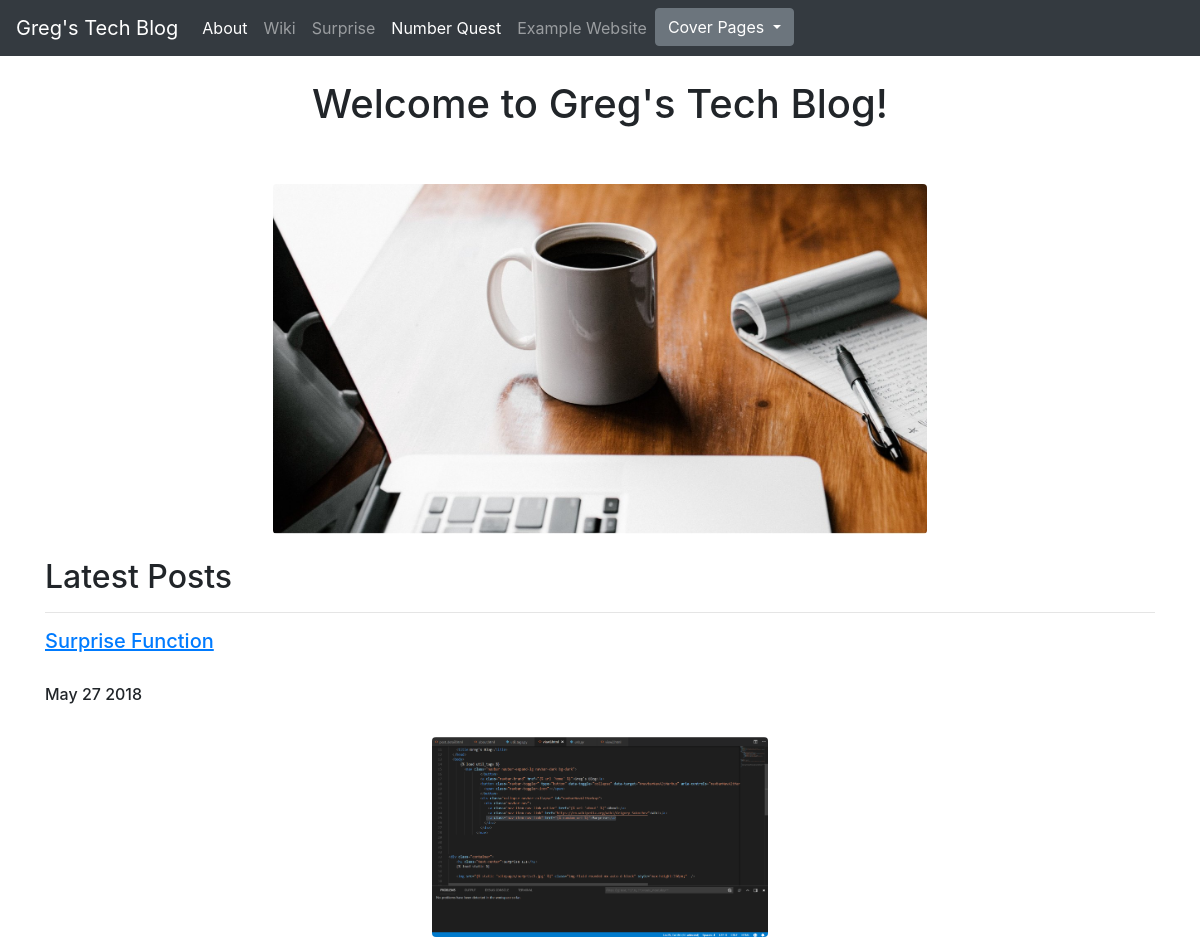
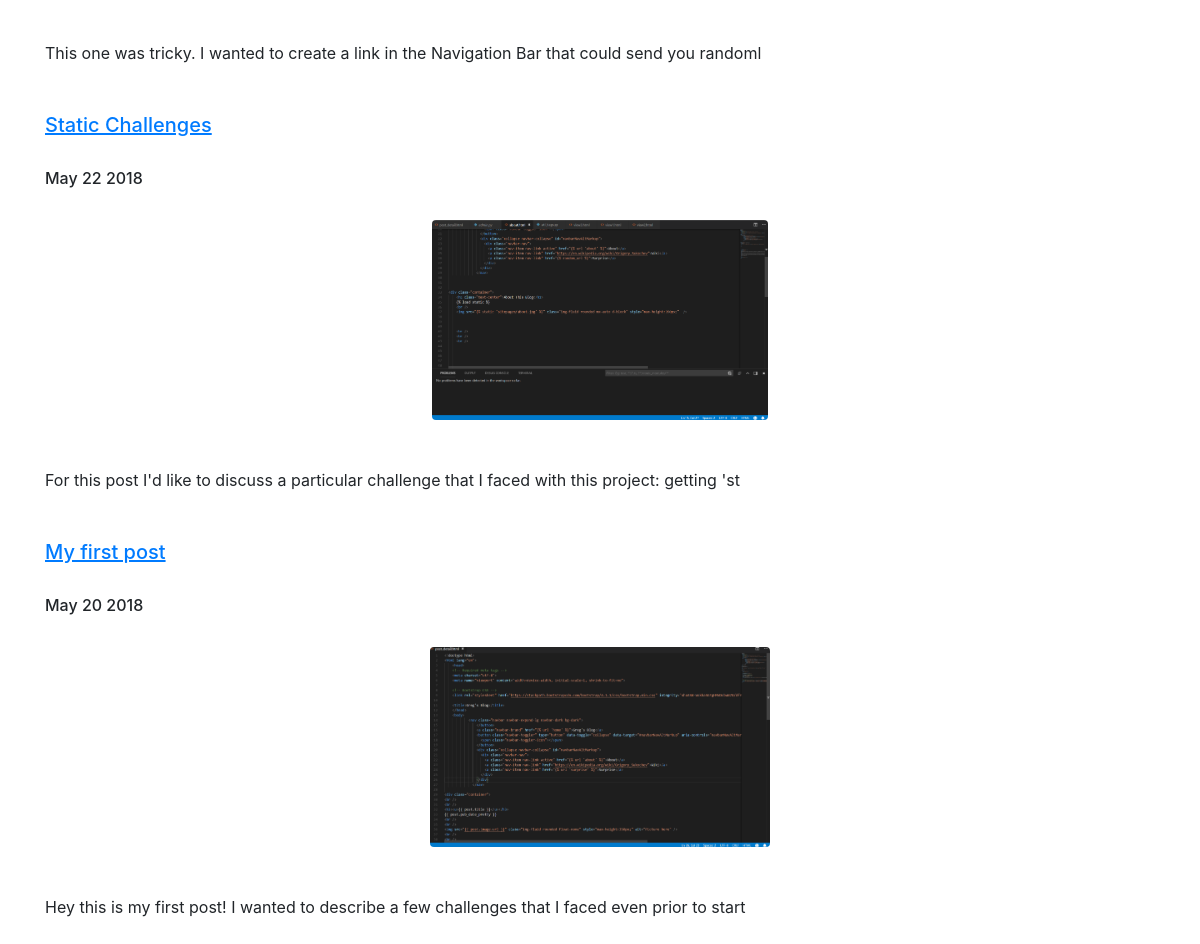
/home/, run on the app's committed database (2 pictures, top to bottom).
### posts/models.py (models this page shows, shortened)
class Post(models.Model):
    title = models.CharField(max_length=100)
    pub_date = models.DateTimeField()
    image = models.ImageField(upload_to='media/')
    body = models.TextField()
    def pub_date_pretty(self):
        return self.pub_date.strftime('%b %d %Y')
    def summary(self):
        return self.body[:100]

### posts/views.py (the view)
# urls.py: 2. Add a URL to urlpatterns:  path('', views.home, name='home')
def home(request):
    posts = Post.objects.order_by('-pub_date')
    return render(request, 'posts/home.html', {'posts':posts})

### sitepages/templatetags/util_tags.py (called while the page is built)
@register.simple_tag
def random_url():
    list_of_route_names = ['view1', 'view2', 'view3'] # names from urls.py
    return reverse(random.choice(list_of_route_names))

### posts/templates/posts/home.html (shortened to what this page needs)
<!doctype html>
<html lang="en">
  <head>
    <link rel="stylesheet" href="https://stackpath.bootstrapcdn.com/bootstrap/4.1.1/css/bootstrap.min.css">
  </head>
  <body>
      {% load util_tags %}
        <nav class="navbar navbar-expand-lg navbar-dark bg-dark">
                <a class="navbar-brand" href="{% url 'home' %}">Greg's Tech Blog</a>
                <div class="collapse navbar-collapse" id="navbarNavAltMarkup">
                  <div class="navbar-nav">
                    <a class="nav-item nav-link active" href="{% url 'about' %}">About</a>
                    <a class="nav-item nav-link" href="https://en.wikipedia.org/wiki/Grigory_Sukochev">Wiki</a>
                    <a class="nav-item nav-link" href="{% random_url %}">Surprise</a>
                    <a class="nav-item nav-link active" href="http://149.28.175.75/" target="_blank">Number Quest</a>
                    <a class="nav-item nav-link" href="{% url 'demo' %}">Example Website</a>
                    <div class="dropdown">
                        <button class="btn btn-secondary dropdown-toggle" type="button" id="dropdownMenuButton" data-toggle="dropdown" aria-haspopup="true" aria-expanded="false">
                            Cover Pages
                          </button>
                    </div>
                  </div>
                </div>
              </nav>
<br>
<div class="container">
    <h1 class="text-center">Welcome to Greg's Tech Blog!</h1>
    <br />
    <br />
    {% load static %}
    <a href="{% url 'cover' %}">
    <img src="{% static 'posts/home.jpg' %}" class="img-fluid rounded mx-auto d-block" style="max-height:350px;"  /></a>
    <br />
    <h2>Latest Posts</h2>
    <hr />
    {% for post in posts.all %}
    <a href="{% url 'post_detail' post.id %}"><h5><u>{{ post.title }}</u></h5></a>
    <br />
    <h6>{{ post.pub_date_pretty }}</h6>
    <br />
    <img src="{{ post.image.url }}" class="img-fluid rounded mx-auto d-block" style="max-height:200px;"alt="Picture here" />
    <br />
    <br />
    {{ post.summary }}
    <br />
    <br />
    <br />
    {% endfor %}
</div>
  </body>
</html>

### data on the page
Post: title "Surprise Function", pub_date_pretty "May 27 2018", image (picture), summary "This one was tricky. I wanted to create a link in the Navigation Bar that could send you randoml"
Post: title "Static Challenges", pub_date_pretty "May 22 2018", image (picture), summary "For this post I'd like to discuss a particular challenge that I faced with this project: getting 'st"
Post: title "My first post", pub_date_pretty "May 20 2018", image (picture), summary "Hey this is my first post! I wanted to describe a few challenges that I faced even prior to start"
